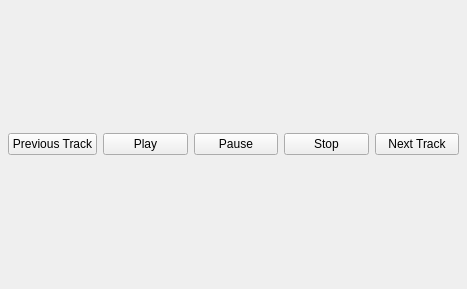
<ui version="4.0" >
 <author></author>
 <comment></comment>
 <exportmacro></exportmacro>
 <class>mainWindow</class>
 <widget class="QWidget" name="mainWindow" >
  <property name="geometry" >
   <rect>
    <x>0</x>
    <y>0</y>
    <width>467</width>
    <height>289</height>
   </rect>
  </property>
  <property name="windowTitle" >
   <string>Form</string>
  </property>
  <layout class="QGridLayout" >
   <property name="margin" >
    <number>8</number>
   </property>
   <property name="spacing" >
    <number>6</number>
   </property>
   <item row="0" column="0" >
    <widget class="QPushButton" name="previousTrackButton" >
     <property name="text" >
      <string>Previous Track</string>
     </property>
    </widget>
   </item>
   <item row="0" column="4" >
    <widget class="QPushButton" name="nextTrackButton" >
     <property name="text" >
      <string>Next Track</string>
     </property>
    </widget>
   </item>
   <item row="0" column="2" >
    <widget class="QPushButton" name="pauseButton" >
     <property name="text" >
      <string>Pause</string>
     </property>
    </widget>
   </item>
   <item row="0" column="3" >
    <widget class="QPushButton" name="stopButton" >
     <property name="text" >
      <string>Stop</string>
     </property>
    </widget>
   </item>
   <item row="0" column="1" >
    <widget class="QPushButton" name="playButton" >
     <property name="text" >
      <string>Play</string>
     </property>
    </widget>
   </item>
  </layout>
 </widget>
 <pixmapfunction></pixmapfunction>
 <resources/>
 <connections/>
</ui>
